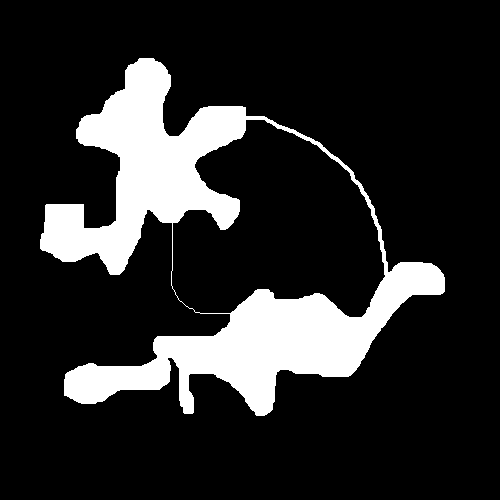
#> input picture Files used as input/img31.bmp, 500 x 500 px, found by its file name
$ python C9_14_Skeleton_inbuilt.py
#> lines starting #> are read from the running program, lines starting #| are printed output that depends on the picture; after the words box and inside, x2 and y2 are one past the last pixel; in counts of white or black regions, pixels touching at a corner belong together
### Chapter 09/my_package/my_functions.py
#======================================================================
# Purpose : creating custom functions for usage
#======================================================================

import matplotlib.pyplot as plt
import cv2
import numpy as np

# Function my_imshow is used to display image using matplotlib method and is
# usually used with subplots

def my_imshow(input_image,str='',ax='Nothing Passed'):
    if ax=='Nothing Passed':
        fig1,ax1=plt.subplots()
        fig1.show()
        if input_image.ndim==3:
            plt.imshow(cv2.cvtColor(input_image, cv2.COLOR_BGR2RGB))
        else:
            plt.imshow(cv2.cvtColor(input_image, cv2.COLOR_GRAY2RGB))
        plt.axis("off")
        plt.gca().set_title(str)
        return fig1,ax1
    else:
        if input_image.ndim==3:
            ax.imshow(cv2.cvtColor(input_image, cv2.COLOR_BGR2RGB))
        else:
            ax.imshow(cv2.cvtColor(input_image, cv2.COLOR_GRAY2RGB))
        ax.axis("off")
        ax.set_title(str)

# Function norm_uint8 defined below,
# Normalises and convert to uint8 an input_image and return the same, usually
# used while displaying a grayscale image which has been converted to float32
# during processing

# [5 lines left out: function norm_uint8, not called in this run]


### Chapter 09/C9_14_Skeleton_inbuilt.py
#======================================================================
# PURPOSE : Finding Skeletonized Image
#======================================================================
import cv2
import matplotlib.pyplot as plt
import numpy as np
from skimage.morphology import skeletonize
import my_package.my_functions as mf # This is a user defined package
# one may find the details related to its contents and usage in section XXX

# Import and display the image
input_image=cv2.imread('img31.bmp',0)
#> input_image: shape (500, 500); 16.4% white; 1 white region, box (x1, y1, x2, y2) and area: (40, 58, 445, 416) 40936
fig1,ax1=plt.subplots(1,2)
mf.my_imshow(input_image,'(a) Input Binary Image',ax1[0])

# Find Skeletonized Image and Display
skeletonized_image = 255*skeletonize(input_image>0)
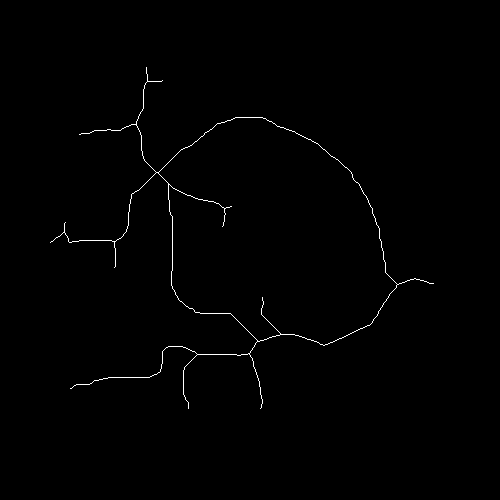
#> skeletonized_image: shape (500, 500) int64; 0.6% white in thin lines or dots, all inside (x1, y1, x2, y2) = (50, 67, 434, 409)
# 'input_image>0' is used to binarize the input image if not already.
mf.my_imshow(np.uint8(skeletonized_image),'(b) Skeletonized Image',ax1[1])

plt.show()
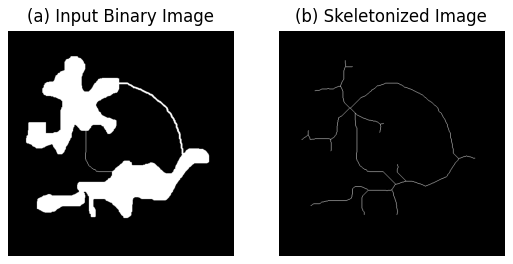
#> figure drawn by matplotlib, 2 panels
print("Completed Successfully ...")

$ run again, with Files used as input/img1.bmp copied over Files used as input/img31.bmp
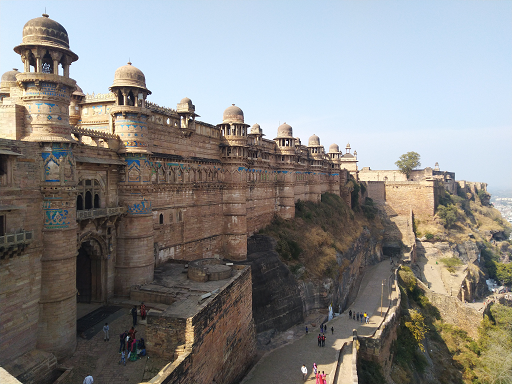
#> input picture Files used as input/img1.bmp, 512 x 384 px, found by its file name
#> `skeletonized_image = 255*skeletonize(input_image>0)`:
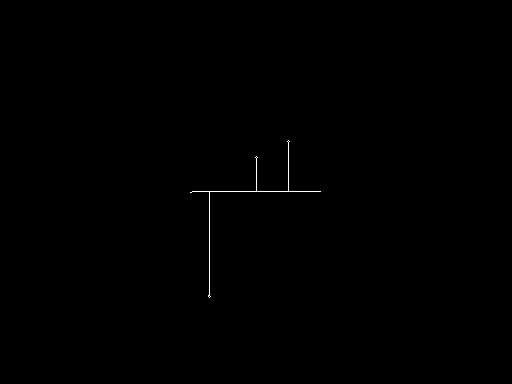
#> skeletonized_image: shape (384, 512) int64; 0.17% white in thin lines or dots, all inside (x1, y1, x2, y2) = (190, 140, 321, 298)
#> `plt.show()`:
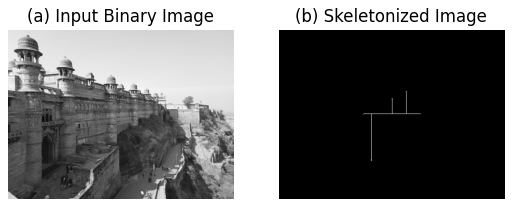
#> figure drawn by matplotlib, 2 panels

$ run again, with Files used as input/img10.bmp copied over Files used as input/img31.bmp
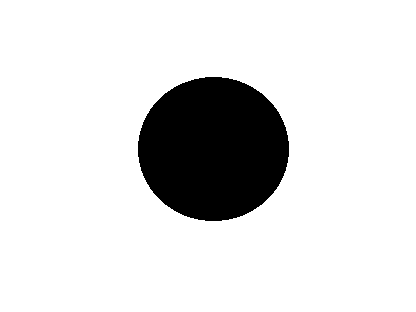
#> input picture Files used as input/img10.bmp, 416 x 312 px, found by its file name
#> `skeletonized_image = 255*skeletonize(input_image>0)`:
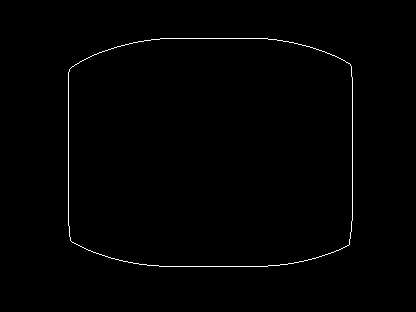
#> skeletonized_image: shape (312, 416) int64; 0.7% white in thin lines or dots, all inside (x1, y1, x2, y2) = (68, 38, 353, 267)
#> `plt.show()`:
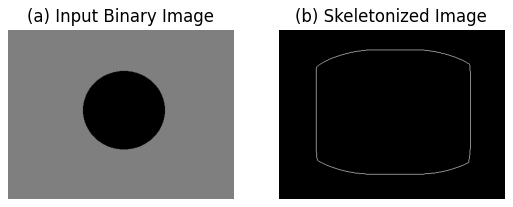
#> figure drawn by matplotlib, 2 panels
